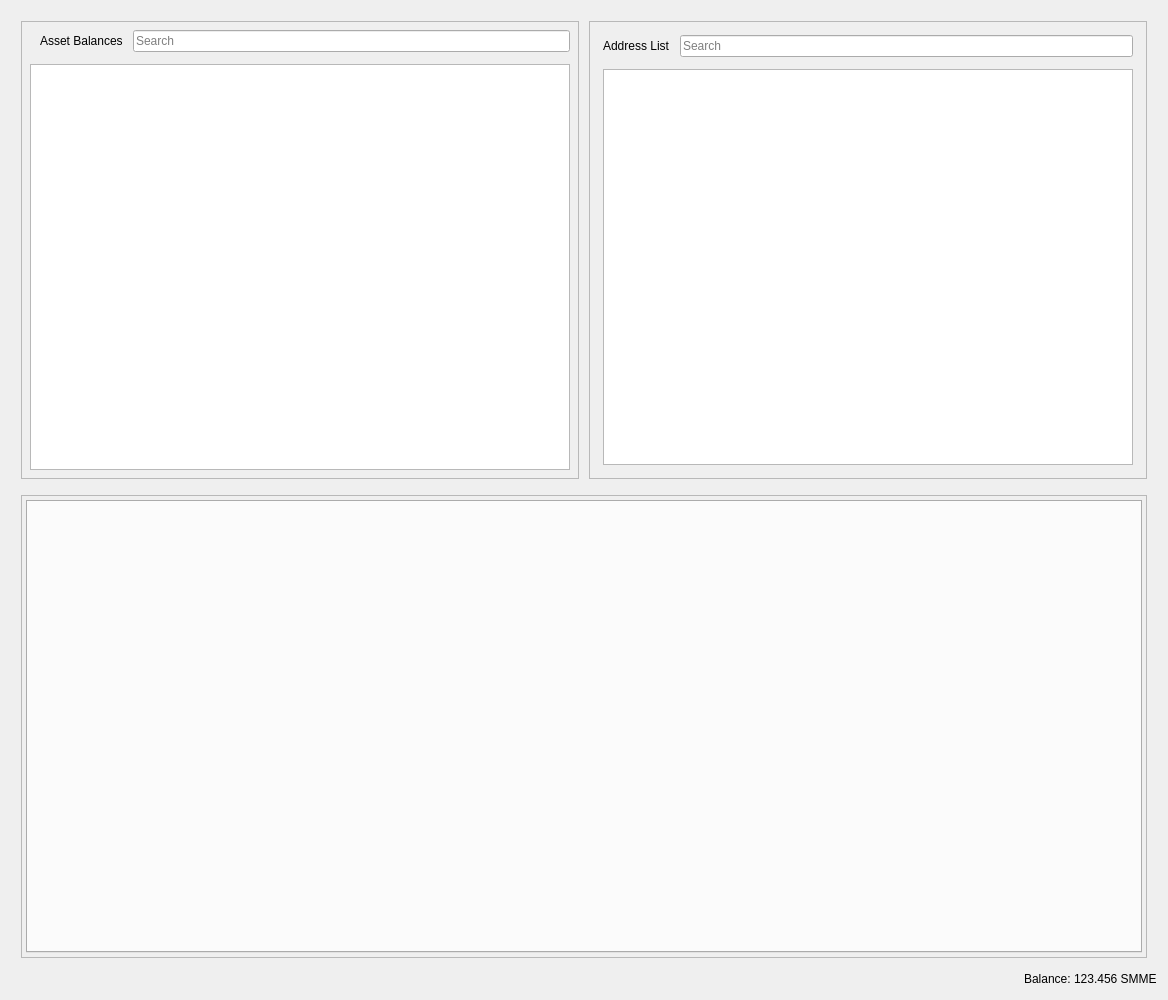
<?xml version="1.0" encoding="UTF-8"?>
<ui version="4.0">
 <class>RestrictedAssetsDialog</class>
 <widget class="QDialog" name="RestrictedAssetsDialog">
  <property name="geometry">
   <rect>
    <x>0</x>
    <y>0</y>
    <width>1168</width>
    <height>1000</height>
   </rect>
  </property>
  <property name="windowTitle">
   <string>Send Coins</string>
  </property>
  <layout class="QVBoxLayout" name="verticalLayout">
   <item>
    <layout class="QHBoxLayout" name="horizontalLayout">
     <property name="spacing">
      <number>10</number>
     </property>
     <property name="leftMargin">
      <number>10</number>
     </property>
     <property name="topMargin">
      <number>10</number>
     </property>
     <property name="rightMargin">
      <number>10</number>
     </property>
     <property name="bottomMargin">
      <number>5</number>
     </property>
     <item>
      <widget class="QFrame" name="frameAssetBalance">
       <property name="frameShape">
        <enum>QFrame::StyledPanel</enum>
       </property>
       <property name="frameShadow">
        <enum>QFrame::Raised</enum>
       </property>
       <layout class="QVBoxLayout" name="verticalLayout_7">
        <property name="spacing">
         <number>12</number>
        </property>
        <property name="leftMargin">
         <number>4</number>
        </property>
        <property name="topMargin">
         <number>4</number>
        </property>
        <property name="rightMargin">
         <number>4</number>
        </property>
        <property name="bottomMargin">
         <number>4</number>
        </property>
        <item>
         <layout class="QVBoxLayout" name="verticalLayout_4">
          <property name="spacing">
           <number>12</number>
          </property>
          <property name="leftMargin">
           <number>4</number>
          </property>
          <property name="topMargin">
           <number>4</number>
          </property>
          <property name="rightMargin">
           <number>4</number>
          </property>
          <property name="bottomMargin">
           <number>4</number>
          </property>
          <item>
           <layout class="QHBoxLayout" name="horizontalLayout_8">
            <property name="spacing">
             <number>10</number>
            </property>
            <property name="leftMargin">
             <number>10</number>
            </property>
            <item>
             <widget class="QLabel" name="labelAssetBalance">
              <property name="text">
               <string>Asset Balances</string>
              </property>
             </widget>
            </item>
            <item>
             <widget class="QLineEdit" name="lineEditAssetSearch">
              <property name="placeholderText">
               <string>Search</string>
              </property>
             </widget>
            </item>
           </layout>
          </item>
          <item>
           <widget class="QTableView" name="listAssets"/>
          </item>
         </layout>
        </item>
       </layout>
      </widget>
     </item>
     <item>
      <widget class="QFrame" name="frameAddressList">
       <property name="frameShape">
        <enum>QFrame::StyledPanel</enum>
       </property>
       <property name="frameShadow">
        <enum>QFrame::Raised</enum>
       </property>
       <layout class="QVBoxLayout" name="verticalLayout_10">
        <property name="spacing">
         <number>12</number>
        </property>
        <item>
         <layout class="QVBoxLayout" name="verticalLayout_9">
          <property name="spacing">
           <number>12</number>
          </property>
          <property name="leftMargin">
           <number>4</number>
          </property>
          <property name="topMargin">
           <number>4</number>
          </property>
          <property name="rightMargin">
           <number>4</number>
          </property>
          <property name="bottomMargin">
           <number>4</number>
          </property>
          <item>
           <layout class="QHBoxLayout" name="horizontalLayout_9">
            <property name="spacing">
             <number>10</number>
            </property>
            <property name="leftMargin">
             <number>0</number>
            </property>
            <property name="topMargin">
             <number>0</number>
            </property>
            <property name="rightMargin">
             <number>0</number>
            </property>
            <property name="bottomMargin">
             <number>0</number>
            </property>
            <item>
             <widget class="QLabel" name="labelAddressList">
              <property name="text">
               <string>Address List</string>
              </property>
             </widget>
            </item>
            <item>
             <widget class="QLineEdit" name="lineEditAddressSearch">
              <property name="placeholderText">
               <string>Search</string>
              </property>
             </widget>
            </item>
           </layout>
          </item>
          <item>
           <widget class="QTableView" name="myAddressList"/>
          </item>
         </layout>
        </item>
       </layout>
      </widget>
     </item>
    </layout>
   </item>
   <item>
    <layout class="QHBoxLayout" name="horizontalLayout_4">
     <property name="spacing">
      <number>10</number>
     </property>
     <property name="leftMargin">
      <number>10</number>
     </property>
     <property name="topMargin">
      <number>5</number>
     </property>
     <property name="rightMargin">
      <number>10</number>
     </property>
     <property name="bottomMargin">
      <number>5</number>
     </property>
     <item>
      <widget class="QFrame" name="tabFrame">
       <property name="frameShape">
        <enum>QFrame::StyledPanel</enum>
       </property>
       <property name="frameShadow">
        <enum>QFrame::Raised</enum>
       </property>
       <layout class="QVBoxLayout" name="verticalLayout_8">
        <property name="spacing">
         <number>12</number>
        </property>
        <property name="leftMargin">
         <number>4</number>
        </property>
        <property name="topMargin">
         <number>4</number>
        </property>
        <property name="rightMargin">
         <number>4</number>
        </property>
        <property name="bottomMargin">
         <number>4</number>
        </property>
        <item>
         <widget class="QTabWidget" name="tabWidget">
          <property name="tabPosition">
           <enum>QTabWidget::North</enum>
          </property>
          <property name="tabShape">
           <enum>QTabWidget::Rounded</enum>
          </property>
          <property name="currentIndex">
           <number>-1</number>
          </property>
          <property name="elideMode">
           <enum>Qt::ElideNone</enum>
          </property>
         </widget>
        </item>
       </layout>
      </widget>
     </item>
    </layout>
   </item>
   <item>
    <layout class="QHBoxLayout" name="horizontalLayout_2">
     <property name="spacing">
      <number>3</number>
     </property>
     <item>
      <spacer name="horizontalSpacer">
       <property name="orientation">
        <enum>Qt::Horizontal</enum>
       </property>
       <property name="sizeHint" stdset="0">
        <size>
         <width>40</width>
         <height>20</height>
        </size>
       </property>
      </spacer>
     </item>
     <item alignment="Qt::AlignRight">
      <widget class="QLabel" name="label">
       <property name="sizePolicy">
        <sizepolicy hsizetype="Preferred" vsizetype="Fixed">
         <horstretch>0</horstretch>
         <verstretch>0</verstretch>
        </sizepolicy>
       </property>
       <property name="text">
        <string>Balance:</string>
       </property>
      </widget>
     </item>
     <item alignment="Qt::AlignRight">
      <widget class="QLabel" name="labelBalance">
       <property name="sizePolicy">
        <sizepolicy hsizetype="Preferred" vsizetype="Fixed">
         <horstretch>0</horstretch>
         <verstretch>0</verstretch>
        </sizepolicy>
       </property>
       <property name="cursor">
        <cursorShape>IBeamCursor</cursorShape>
       </property>
       <property name="text">
        <string notr="true">123.456 SMME</string>
       </property>
       <property name="textInteractionFlags">
        <set>Qt::LinksAccessibleByMouse|Qt::TextSelectableByKeyboard|Qt::TextSelectableByMouse</set>
       </property>
      </widget>
     </item>
    </layout>
   </item>
  </layout>
 </widget>
 <resources>
  <include location="../smartmeme.qrc"/>
 </resources>
 <connections/>
</ui>
